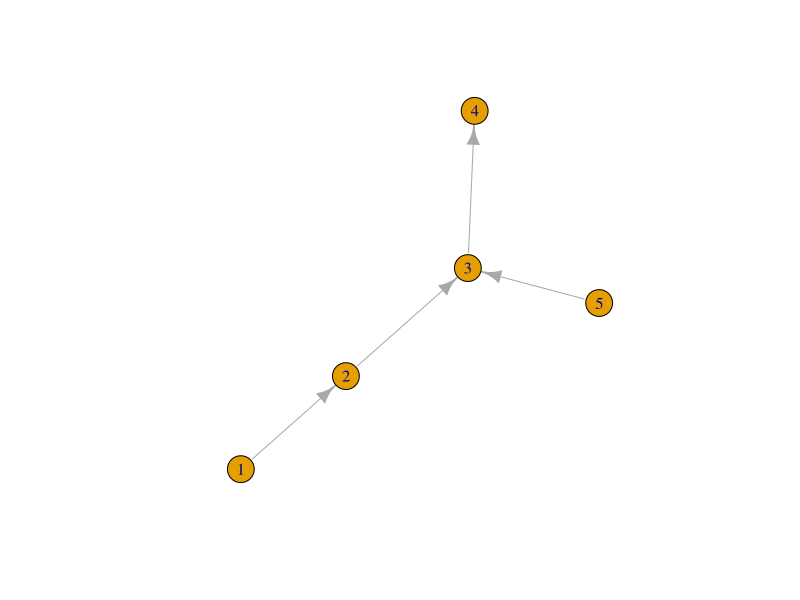

Reproduce this figure in R.
library(igraph)
gdf <- data.frame(from = c(1,2,3,5), to = c(2,3,4,3), id = c("A","B","C","D"))
g1 <- graph_from_data_frame(gdf, directed = TRUE)
plot(g1)
#Shortest Path with the fromnode at the top and fromnode at the bottom
#edge_attr will return labels (use stream_comid)
#not working completely yet.
idx <- all_simple_paths(g1, 5, 4, "all")[[1]]
igraph::edge_attr(g1, "id")[idx]


#g1_vec <- c(1,2,2,3,3,4,4,5,5,6,7,8,8,3,9,10,10,11,11,8,12,13,13,5,14,13)
#g1_df <- data.frame(matrix(g1_vec, ncol = 2, byrow = T), id = LETTERS[1:13])
#g1 <- graph_from_data_frame(g1_df, directed = TRUE)